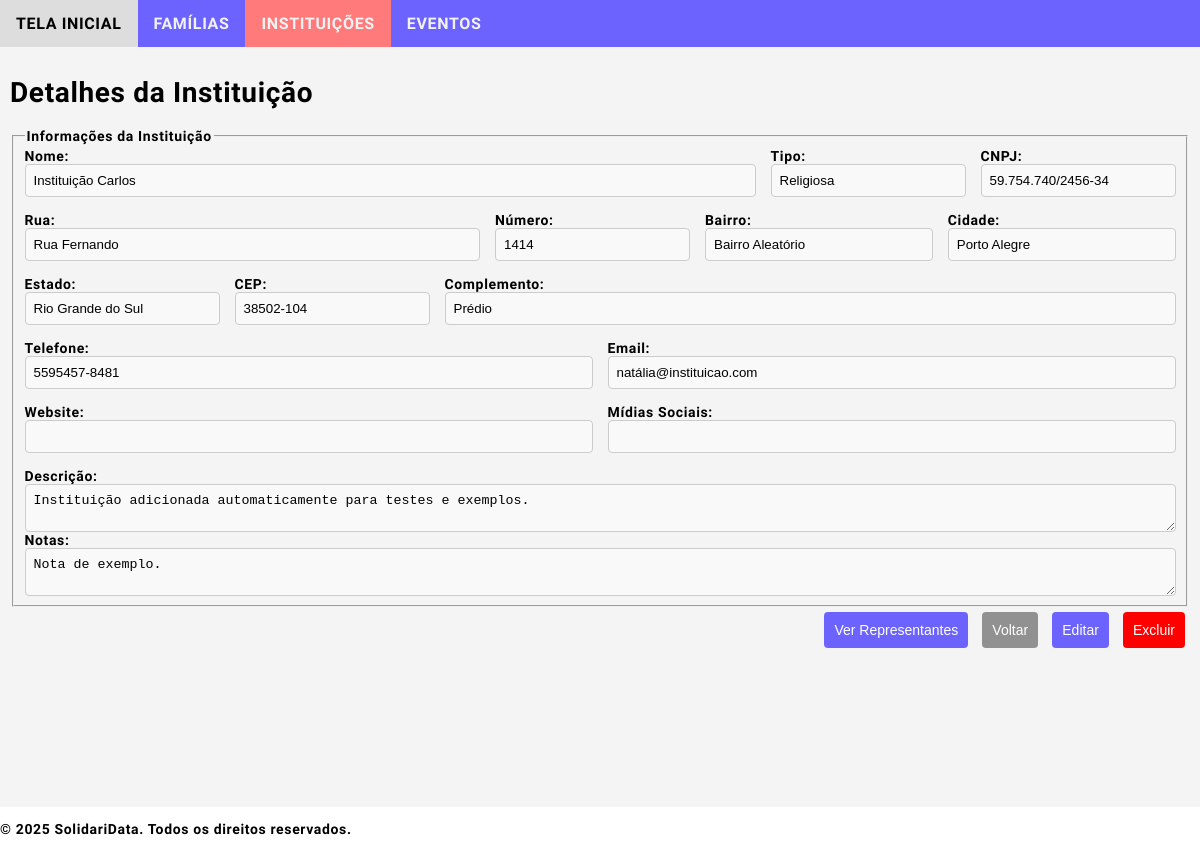
Before: /sdata/institutions/18/ with the older database file.
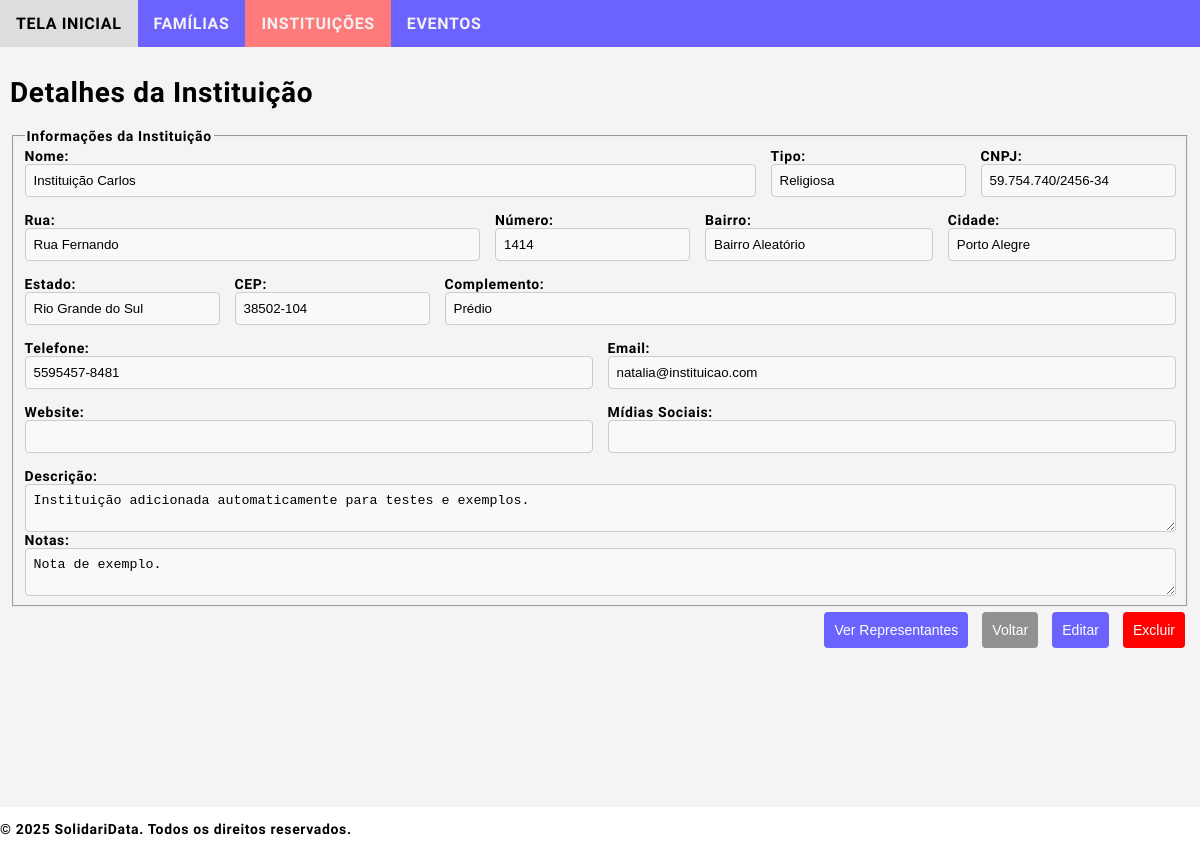
After: the same page with the newer database file.
### sdata/models.py (models this page shows, shortened)
class Institution(models.Model):
    institution_id = models.AutoField(primary_key=True)
    institution_name = models.CharField(max_length=100, db_index=True)
    institution_type = models.CharField(max_length=11, choices=[('comunitária', 'Comunitária'), ('privada', 'Privada'), ('pública', 'Pública'), ('religiosa', 'Religiosa'), ('outra', 'Outra')], blank=True)
    institution_cnpj = models.CharField(max_length=18, unique=True, blank=True)
    institution_address_street = models.CharField(max_length=65)
    institution_address_number = models.CharField(max_length=10)
    institution_address_neighborhood = models.CharField(max_length=65)
    institution_address_city = models.CharField(max_length=65)
    institution_address_state = models.CharField(max_length=2, choices=Family.BRAZILIAN_STATES, blank=True, default='SP')
    institution_address_zipcode = models.CharField(max_length=10, blank=True)
    institution_address_complement = models.CharField(max_length=255, blank=True)
    institution_phone = models.CharField(max_length=15, blank=True)
    institution_email = models.EmailField(blank=True)
    institution_website = models.URLField(blank=True)
    institution_social_media = models.CharField(max_length=255, blank=True)
    institution_description = models.TextField(blank=True)
    institution_note = models.TextField(blank=True)
    institution_created = models.DateTimeField(auto_now_add=True)
    institution_updated = models.DateTimeField(auto_now=True)

### sdata/views.py (the view)
# urls.py: path('sdata/institutions/<int:pk>/', views.institution_detail, name='institution_detail'),
def institution_detail(request, pk):
    institution = get_object_or_404(Institution, pk=pk)
    return render(request, 'sdata/institution_detail.html', {'institution': institution})

### sdata/templates/sdata/institution_detail.html (shortened to what the changed rows need)
{% extends "sdata/base.html" %}
{% block content %}
<h1>Detalhes da Instituição</h1>
<fieldset>
    <div class="form-row">
        <div class="form-group">
            <label for="institution_name">Nome:</label>
            <input type="text" id="institution_name" name="institution_name"
                   value="{{ institution.institution_name }}" readonly class="form-control">
        </div>
        <div class="form-group-1">
            <label for="institution_type">Tipo:</label>
            <input type="text" id="institution_type" name="institution_type"
                   value="{{ institution.get_institution_type_display }}" readonly class="form-control">
        </div>
        <div class="form-group-1">
            <label for="institution_cnpj">CNPJ:</label>
            <input type="text" id="institution_cnpj" name="institution_cnpj"
                   value="{{ institution.institution_cnpj }}" readonly class="form-control">
        </div>
    </div>
    <div class="form-row">
        <div class="form-group-2">
            <label for="institution_address_street">Rua:</label>
            <input type="text" id="institution_address_street" name="institution_address_street"
                   value="{{ institution.institution_address_street }}" readonly class="form-control">
        </div>
        <div class="form-group-1">
            <label for="institution_address_number">Número:</label>
            <input type="text" id="institution_address_number" name="institution_address_number"
                   value="{{ institution.institution_address_number }}" readonly class="form-control">
        </div>
        <div class="form-group">
            <label for="institution_address_neighborhood">Bairro:</label>
            <input type="text" id="institution_address_neighborhood" name="institution_address_neighborhood"
                   value="{{ institution.institution_address_neighborhood }}" readonly class="form-control">
        </div>
        <div class="form-group">
            <label for="institution_address_city">Cidade:</label>
            <input type="text" id="institution_address_city" name="institution_address_city"
                   value="{{ institution.institution_address_city }}" readonly class="form-control">
        </div>
    </div>
    <div class="form-row">
        <div class="form-group-1">
            <label for="institution_address_state">Estado:</label>
            <input type="text" id="institution_address_state" name="institution_address_state"
                   value="{{ institution.get_institution_address_state_display }}" readonly class="form-control">
        </div>
        <div class="form-group-1">
            <label for="institution_address_zipcode">CEP:</label>
            <input type="text" id="institution_address_zipcode" name="institution_address_zipcode"
                   value="{{ institution.institution_address_zipcode }}" readonly class="form-control">
        </div>
        <div class="form-group">
            <label for="institution_address_complement">Complemento:</label>
            <input type="text" id="institution_address_complement" name="institution_address_complement"
                   value="{{ institution.institution_address_complement }}" readonly class="form-control">
        </div>
    </div>
    <div class="form-row">
        <div class="form-group">
            <label for="institution_phone">Telefone:</label>
            <input type="text" id="institution_phone" name="institution_phone"
                   value="{{ institution.institution_phone }}" readonly class="form-control">
        </div>
        <div class="form-group">
            <label for="institution_email">Email:</label>
            <input type="text" id="institution_email" name="institution_email"
                   value="{{ institution.institution_email }}" readonly class="form-control">
        </div>
    </div>
    <div class="form-group">
        <label for="institution_description">Descrição:</label>
        <textarea id="institution_description" name="institution_description" readonly class="form-control">{{ institution.institution_description }}</textarea>
    </div>
    <div class="form-group">
        <label for="institution_note">Notas:</label>
        <textarea id="institution_note" name="institution_note" readonly class="form-control">{{ institution.institution_note }}</textarea>
    </div>
</fieldset>
{% endblock %}

Changed rows visible on the page:
changed Institution "Instituição Carlos": institution_email "natália@instituicao.com" → "natalia@instituicao.com"
